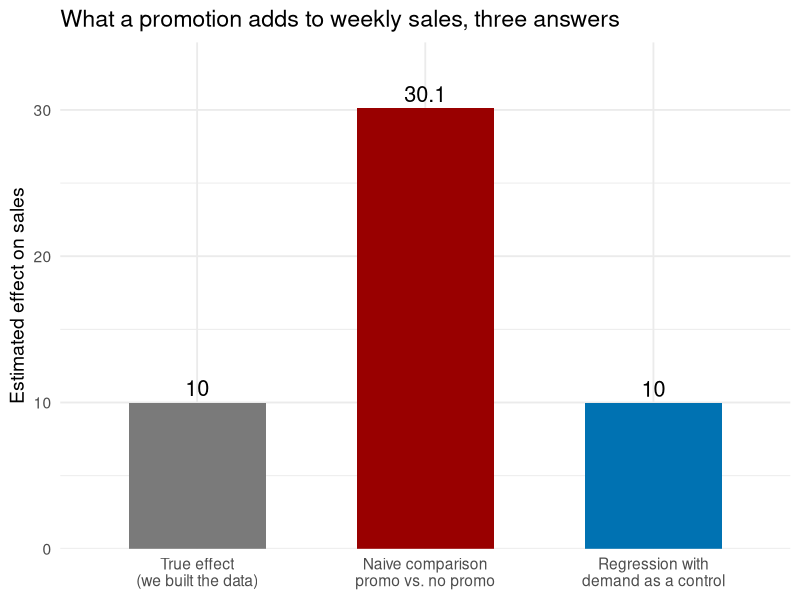
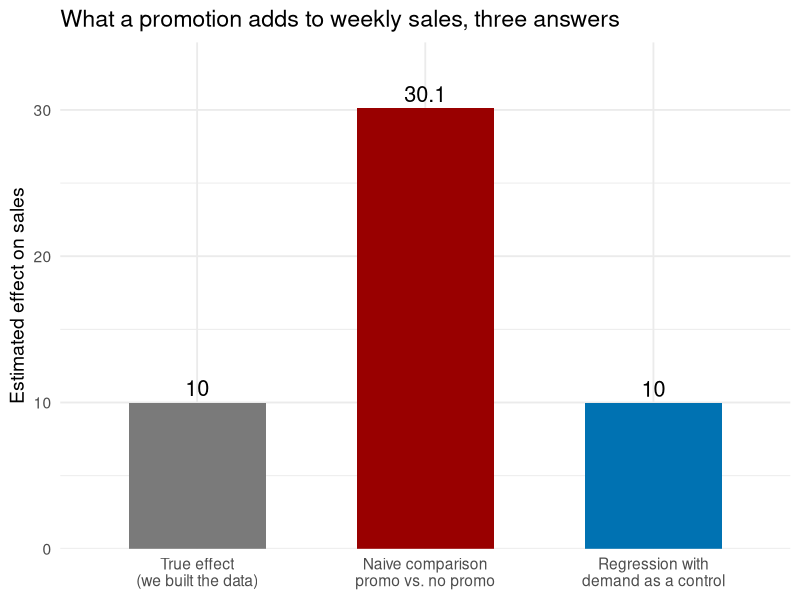
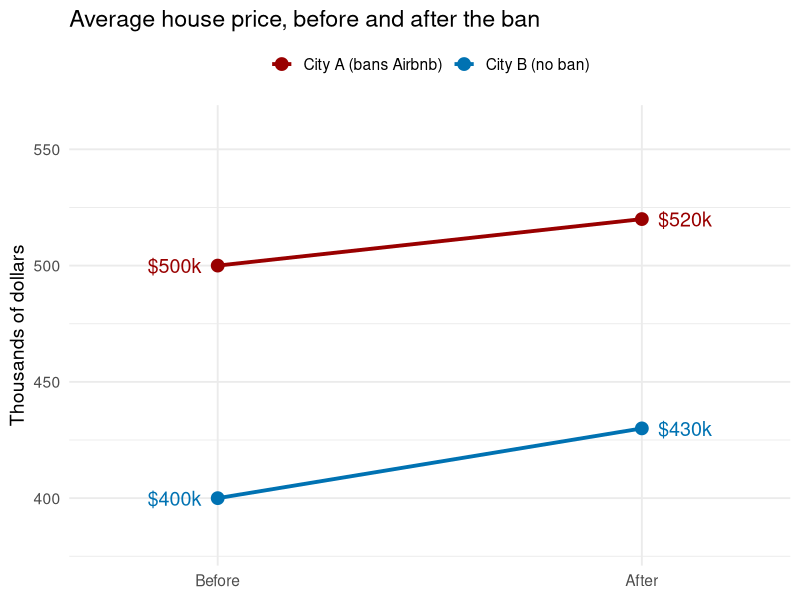
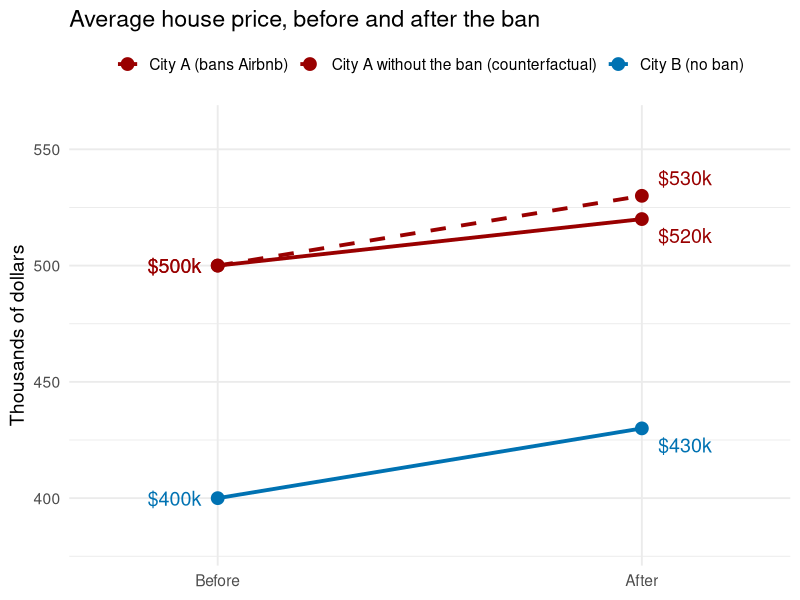
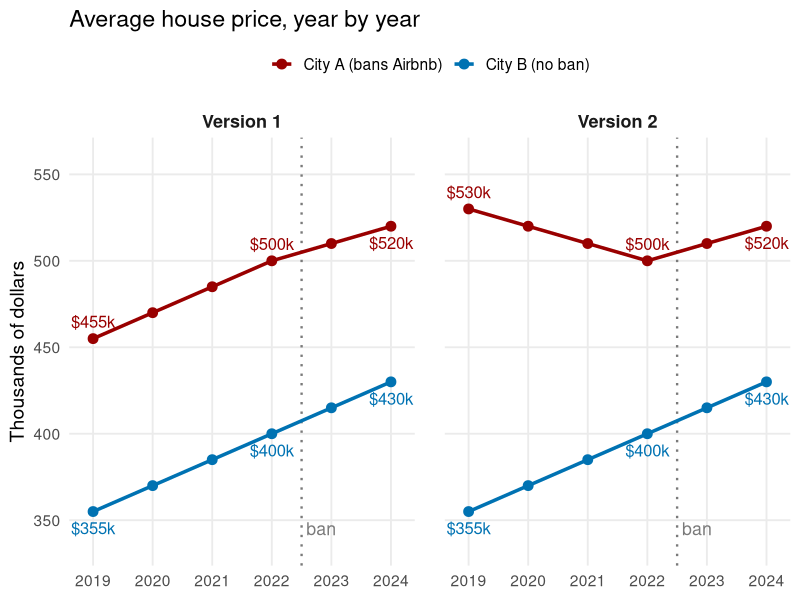
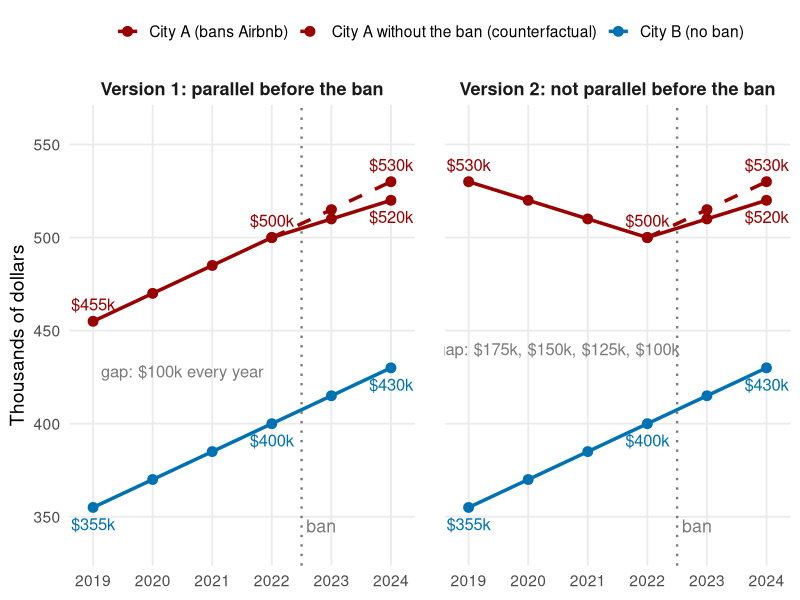

Recreate these plots in R, in order.
## ---- chunk 1
#| include: false
library(data.table)
library(ggplot2)
library(scales)
library(knitr)

usc_red  <- "#990000"
usc_gold <- "#E69F00"
blue     <- "#0072B2"
grey     <- "#7a7a7a"
set.seed(566)

fmt_n <- function(x) format(x, big.mark = ",")
usd   <- function(x) paste0("$", format(round(x), big.mark = ","))
pct   <- function(x, d = 1) paste0(format(round(100 * x, d), nsmall = d), "%")

# --- 1. store promotions: demand drives both the promotion and sales ---
n_store <- 400
true_tau <- 10
st <- data.table(demand = rnorm(n_store))
st[, promo := rbinom(n_store, 1, plogis(-0.3 + 1.5 * demand))]
st[, sales := 100 + 20 * demand + true_tau * promo + rnorm(n_store, 0, 8)]
naive_st <- st[promo == 1, mean(sales)] - st[promo == 0, mean(sales)]
ctrl_st  <- coef(lm(sales ~ promo + demand, st))["promo"]
demand_gap <- st[promo == 1, mean(demand)] - st[promo == 0, mean(demand)]
share_promo <- st[, mean(promo)]
bars <- data.table(
  what = factor(c("True effect\n(we built the data)", "Naive comparison\npromo vs. no promo",
                  "Regression with\ndemand as a control"),
                levels = c("True effect\n(we built the data)", "Naive comparison\npromo vs. no promo",
                           "Regression with\ndemand as a control")),
  value = c(true_tau, naive_st, ctrl_st))
p_bars <- ggplot(bars, aes(x = what, y = value, fill = what)) +
  geom_col(width = 0.6) +
  geom_text(aes(label = round(value, 1)), vjust = -0.4, size = 5.5) +
  scale_fill_manual(values = c(grey, usc_red, blue), guide = "none") +
  scale_y_continuous(expand = expansion(mult = c(0, 0.15))) +
  labs(title = "What a promotion adds to weekly sales, three answers", x = NULL, y = "Estimated effect on sales") +
  theme_minimal(base_size = 14)

# --- 2. matching toy example ---
mt <- data.table(
  Customer = c("T1", "T2", "T3", "T4", "C1", "C2", "C3", "C4", "C5", "C6"),
  Group = c(rep("coupon", 4), rep("no coupon", 6)),
  `Propensity score` = c(0.80, 0.62, 0.45, 0.30, 0.81, 0.60, 0.47, 0.28, 0.10, 0.05),
  Sales = c(70, 58, 50, 44, 66, 55, 46, 43, 30, 25))
pairs <- data.table(
  Treated = c("T1", "T2", "T3", "T4"),
  `Treated score` = c(0.80, 0.62, 0.45, 0.30),
  `Matched control` = c("C1", "C2", "C3", "C4"),
  `Control score` = c(0.81, 0.60, 0.47, 0.28),
  `Treated sales` = c(70, 58, 50, 44),
  `Control sales` = c(66, 55, 46, 43))
pairs[, Difference := `Treated sales` - `Control sales`]
att_toy   <- mean(pairs$Difference)
naive_toy <- mt[Group == "coupon", mean(Sales)] - mt[Group == "no coupon", mean(Sales)]

# --- 3. DiD: a short-term-rental ban in one city ---
did <- data.table(
  City = c("City A (bans Airbnb)", "City B (no ban)"),
  `Avg. price before` = c("$500k", "$400k"),
  `Avg. price after`  = c("$520k", "$430k"),
  `After minus before` = c("+$20k", "+$30k"))
did_est <- 20 - 30
did_long <- data.table(
  city = rep(c("City A (bans Airbnb)", "City B (no ban)", "City A without the ban (counterfactual)"), each = 2),
  period = rep(c("Before", "After"), 3),
  price = c(500, 520, 400, 430, 500, 530))
did_long[, period := factor(period, levels = c("Before", "After"))]
did_long[, city := factor(city, levels = c("City A (bans Airbnb)", "City A without the ban (counterfactual)", "City B (no ban)"))]
cf_name <- "City A without the ban (counterfactual)"
p_did <- function(show_cf = FALSE) {
  d <- copy(if (show_cf) did_long else did_long[city != cf_name])
  d[, city := droplevels(city)]
  d[, vj := if (show_cf) fifelse(city == cf_name, -0.7, 1.6) else 0.5]
  cols <- c("City A (bans Airbnb)" = usc_red, usc_red, "City B (no ban)" = blue)
  names(cols)[2] <- cf_name
  lts <- c("City A (bans Airbnb)" = "solid", "dashed", "City B (no ban)" = "solid")
  names(lts)[2] <- cf_name
  g <- ggplot(d, aes(x = period, y = price, group = city, color = city, linetype = city)) +
    geom_line(linewidth = 1.3) + geom_point(size = 4) +
    geom_text(data = d[period == "After"], aes(label = paste0("$", price, "k"), vjust = vj),
              hjust = -0.3, size = 5, show.legend = FALSE) +
    geom_text(data = d[period == "Before"], aes(label = paste0("$", price, "k")),
              hjust = 1.3, size = 5, show.legend = FALSE) +
    scale_color_manual(values = cols, name = NULL) +
    scale_linetype_manual(values = lts, name = NULL) +
    scale_x_discrete(expand = expansion(mult = 0.35)) +
    scale_y_continuous(limits = c(380, 560)) +
    labs(title = "Average house price, before and after the ban", x = NULL, y = "Thousands of dollars") +
    theme_minimal(base_size = 14) + theme(legend.position = "top")
  g
}

# --- 3b. parallel trends: the same two cities year by year, in two versions of the world ---
# Both versions hit the table's numbers in 2022 (before) and 2024 (after), so DiD = -10 in both.
# Version 1: A and B move in parallel before the ban. Version 2: A was falling while B was rising
# (opposite directions, so the lack of parallel trends is obvious at a glance).
yrs    <- 2019:2024
b_path <- c(355, 370, 385, 400, 415, 430)   # City B: +15 a year throughout
a_par  <- c(455, 470, 485, 500, 510, 520)   # version 1: +15 a year before the ban, +10 after
a_div  <- c(530, 520, 510, 500, 510, 520)   # version 2: -10 a year before the ban, +10 after
cf_yrs <- 2022:2024
cf_path <- a_par[yrs == 2022] + (b_path[yrs %in% cf_yrs] - b_path[yrs == 2022])   # A's 2022 level + B's trend
stopifnot(a_par[yrs == 2022] == 500, a_div[yrs == 2022] == 500, a_par[yrs == 2024] == 520, a_div[yrs == 2024] == 520,
          b_path[yrs == 2022] == 400, b_path[yrs == 2024] == 430, cf_path[3] == 530,
          all(diff(a_par - b_path)[1:3] == 0))
city_a <- "City A (bans Airbnb)"; city_b <- "City B (no ban)"
trends <- rbind(
  data.table(version = 1, city = city_a, year = yrs, price = a_par),
  data.table(version = 1, city = city_b, year = yrs, price = b_path),
  data.table(version = 2, city = city_a, year = yrs, price = a_div),
  data.table(version = 2, city = city_b, year = yrs, price = b_path))
trends_cf <- rbind(data.table(version = 1, city = cf_name, year = cf_yrs, price = cf_path),
                   data.table(version = 2, city = cf_name, year = cf_yrs, price = cf_path))
p_trends <- function(explain = FALSE) {
  d <- if (explain) rbind(trends, trends_cf) else copy(trends)
  d[, city := factor(city, levels = c(city_a, cf_name, city_b))]
  d[, city := droplevels(city)]
  strip <- if (explain) c(`1` = "Version 1: parallel before the ban", `2` = "Version 2: not parallel before the ban")
           else c(`1` = "Version 1", `2` = "Version 2")
  cols <- setNames(c(usc_red, usc_red, blue), c(city_a, cf_name, city_b))
  lts  <- setNames(c("solid", "dashed", "solid"), c(city_a, cf_name, city_b))
  # value labels: first year, last year before the ban, last year
  lab <- d[(year %in% c(2019, 2022, 2024) & city != cf_name) | (city == cf_name & year == 2024)]
  lab[, vj := fifelse(city == city_a & year == 2024, 1.9, fifelse(city == city_b, 1.9, -0.9))]
  g <- ggplot(d, aes(x = year, y = price, group = city, color = city, linetype = city)) +
    geom_vline(xintercept = 2022.5, linetype = "dotted", color = grey, linewidth = 0.8) +
    annotate("text", x = 2022.58, y = 345, label = "ban", hjust = 0, color = grey, size = 4.5) +
    geom_line(linewidth = 1.2) + geom_point(size = 3) +
    geom_text(data = lab, aes(label = paste0("$", price, "k"), vjust = vj), size = 4.2, show.legend = FALSE) +
    facet_wrap(~ version, labeller = as_labeller(strip)) +
    scale_color_manual(values = cols, name = NULL) +
    scale_linetype_manual(values = lts, name = NULL) +
    scale_x_continuous(breaks = yrs, expand = expansion(mult = 0.08)) +
    scale_y_continuous(limits = c(335, 560)) +
    labs(title = if (explain) NULL else "Average house price, year by year", x = NULL, y = "Thousands of dollars") +
    theme_minimal(base_size = 14) +
    theme(legend.position = "top", panel.grid.minor = element_blank(),
          strip.text = element_text(face = "bold", size = 13), panel.spacing = unit(1.5, "lines"))
  if (explain) {
    gaps2 <- paste0("$", (a_div - b_path)[yrs <= 2022], "k", collapse = ", ")
    note <- data.table(version = c(1, 2), year = 2020.5, price = c(428, 440),
                       label = c("gap: $100k every year", paste("gap:", gaps2)))
    g <- g + geom_text(data = note, aes(x = year, y = price, label = label), inherit.aes = FALSE,
                       color = grey, size = 4.2)
  }
  g
}

# --- 4. CPF results, retyped from the paper (log points) ---
to_pct <- function(b) pct(exp(b) - 1)
main_tab <- data.table(
  ` ` = c("After joining CPF", "", "Controls", "Observations"),
  `log Sales` = c("0.146***", "(0.009)", "No", "1,365,441"),
  `log Units` = c("0.059***", "(0.004)", "No", "1,365,441"),
  `log Sales ` = c("0.118***", "(0.008)", "Yes", "1,242,984"),
  `log Units ` = c("0.043***", "(0.003)", "Yes", "1,242,984"))
cross_tab <- data.table(
  ` ` = c("After × Treated", "", "Controls", "Observations"),
  `log Sales` = c("0.170***", "(0.023)", "No", "167,040"),
  `log Units` = c("0.119***", "(0.012)", "No", "167,040"),
  `log Sales ` = c("0.086***", "(0.016)", "Yes", "166,869"),
  `log Units ` = c("0.077***", "(0.008)", "Yes", "166,869"))
## ---- chunk 2
#| fig-width: 8
#| fig-height: 4.2
p_bars
## ---- chunk 3
#| fig-width: 8
#| fig-height: 3
p_bars
## ---- chunk 4
kable(mt, align = "llcc")
## ---- chunk 5
kable(pairs, align = "lclccccc")
## ---- chunk 6
kable(did, align = "lccc")
## ---- chunk 7
kable(did, align = "lccc")
## ---- chunk 8
#| fig-width: 8
#| fig-height: 4.3
p_did(FALSE)
## ---- chunk 9
#| fig-width: 8
#| fig-height: 3.3
p_did(TRUE)
## ---- chunk 10
#| fig-width: 10
#| fig-height: 3.7
p_trends(FALSE)
## ---- chunk 11
#| fig-width: 10
#| fig-height: 3.3
#| out-width: "84%"
p_trends(TRUE)
## ---- chunk 12
kable(main_tab, align = "lcccc")
